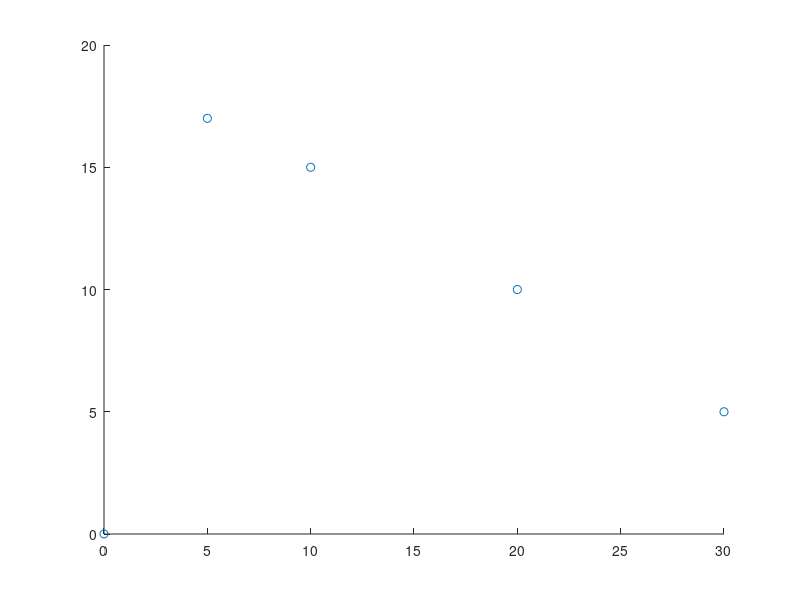

Write MATLAB code to recreate this figure.
function r=initialisation()
n=5;
mat=[];
tab=[];
p=4;
s=0;
k=1;
ind=0;
x=[0 5 10 20 30];
y=[0 17 15 10 5];
hold on;
plot(x,y,'o');
for i=1:5
    for j=1:5
        mat(i,j)=sqrt((x(i)-x(j)).^2+(y(i)-y(j)).^2);
    end
end
disp(mat);
race=zeros(p,n+1);
for i=1:p
    temp=randperm(n);
    route=[temp,temp(1)];
    race(i,:)=route;
end
disp(race);
for j=1:4
for i=1:5
    a=race(j,i);
    b=race(j,i+1);
    s=s+mat(a,b);
    
end
tab(j,1)=j;
tab(j,2)=s;
s=0;
end
disp(tab);
mini=min(tab(:,2));
disp(mini);
for i=1:4
    if tab(i,2)==mini
        ind=tab(i,1);
    end
end
tab(ind,:)=[];
disp(tab);
mini2=min(tab(:,2));
disp(mini2);
end